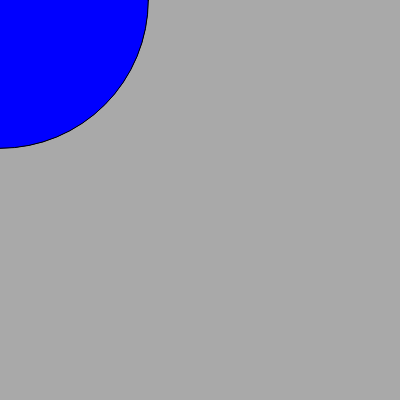
Frame 1 (no input)
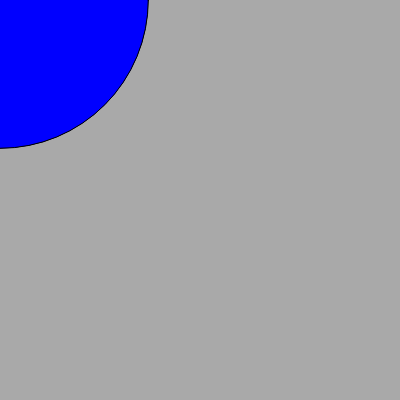
Frame 60 (no input)
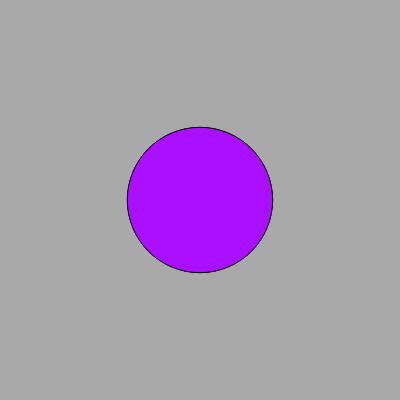
Frame 120 (the mouse pressed at the canvas centre since frame 60)

The p5.js sketch that drew these frames (run headless with seeded random() and noise() and a simulated clock; from frame 60 on, the mouse is pressed at the canvas centre):

// p5.js sketch
// ── sketch.js
let x;
let y;
let distancia;
function setup() {
  createCanvas(400, 400);
  x = random(400);
  x = int(x);
  y = random(400);
  y = int(y);
}
function draw() {
    background("darkgray");
    let distanciaX;//cateto
    let distanciaY;//cateto
    let distancia;//hipotenusa
    distanciaX = mouseX - x;
  //diferença da distancia x
    distanciaY = mouseY - y;
  //diferença da distancia Y
    distancia = sqrt(distanciaX * distanciaX + distanciaY * distanciaY);
    //teorema de pitagoras
  //distancia= dist (mouseX, mouseY)
  distancia = int(distancia)
  //valor inteiro da hipotenusa
    circle(mouseX, mouseY, distancia);
  
  distancia=dist(mouseX, mouseY, x, y)
    //console.log(distancia);
    
  if(distancia < 3) {
    text("encontrei!",200, 200);
    noLoop();
  }


if(distancia > 150) {
  fill("blue")
  circle (mouseX, mouseY, distancia)
} else if (distancia > 100){
    fill ("RGB(170, 15, 255)")
    circle (mouseX, mouseY, distancia)
    } else if (distancia > 75){
      fill("orange");
      circle (mouseX, mouseY, distancia)
      } else if (distancia > 15) {
        fill ("red")
        circle (mouseX, mouseY, distancia)
        }
}
